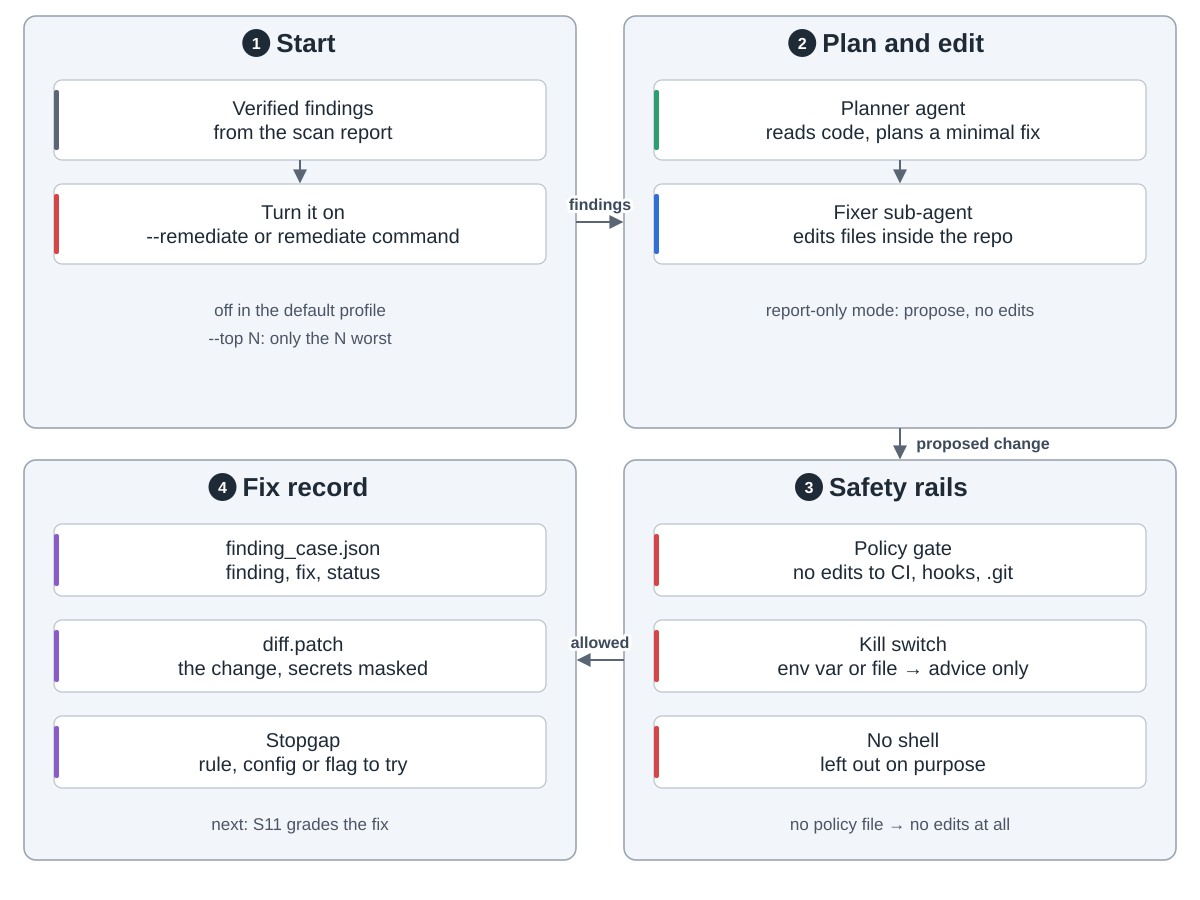

The script that saved this image:
"""VVAH phase 4a: propose a fix (S10, remediate).  Drawn from the community fork
maximalfocus/visa-vulnerability-agentic-harness (docs/remediation.md, docs/features.md section 6,
vvaharness/config/profiles/*.yaml step_remediate, commit 1c292e3).  Run: python3 fix.py

Snake order: 1 start (top left) -> 2 plan and edit (top right) -> 3 safety rails (bottom right)
-> 4 fix record (bottom left)."""
import sys
from pathlib import Path

sys.path.insert(0, str(Path(__file__).resolve().parents[2] / "tools"))
from archdiagram import Diagram  # noqa: E402

L, R, W = 24, 624, 552
T1, H1 = 16, 412
T2, H2 = 460, 400


def col(x, top, cards, h=72, gap=24, arrows=True):
    """One column of wide cards, top to bottom, optionally joined by arrows."""
    for i, (lbl, kind) in enumerate(cards):
        y = top + 64 + i * (h + gap)
        d.card(x + 30, y, lbl, kind, w=492, h=h)
        if arrows and i:
            d.arrow(f"M{x + W / 2} {y - gap}V{y - 2}")


def grid(x, top, cards, h=80, gap=16, y0=64):
    """Two columns of cards, filled row by row."""
    for i, (lbl, kind) in enumerate(cards):
        d.card(x + 30 + (i % 2) * 254, top + y0 + (i // 2) * (h + gap), lbl, kind, w=238, h=h)


def handoffs(a, b, c, ya=T1 + 206, yc=T2 + 200):
    """Arrows between the four groups in snake order, with what each one carries."""
    if a:
        d.arrow(f"M{L + W} {ya}H{R - 2}", label=a, at=(600, ya - 12))
    if b:
        d.arrow(f"M{R + W / 2} {T1 + H1}V{T2 - 2}", label=b, at=(R + W / 2 + 14 + len(b) * 4.6, T1 + H1 + 21))
    if c:
        d.arrow(f"M{R} {yc}H{L + W + 2}", label=c, at=(600, yc - 12))

d = Diagram("VVAH phase 4a: propose a fix",
            "1 Start: verified findings from the scan report. Turn it on with --remediate or run the remediate "
            "command; it is off in the default profile, and --top N limits it to the N worst findings. "
            "2 Plan and edit: a planner agent reads the code and plans a minimal fix; a fixer sub-agent edits "
            "files inside the repo. Report-only mode proposes the fix without editing. "
            "3 Safety rails: a policy gate blocks edits to CI, hooks and git metadata and reverts any that slip "
            "through; a kill switch (an environment variable or a file) turns every fix into advice only; no shell "
            "tool is given, on purpose. A missing policy file means no edits at all. "
            "4 Fix record per finding: finding_case.json with the finding, the fix and its status, diff.patch with "
            "secrets masked, and a stopgap such as a request rule, config change or feature flag to try. S11 grades it next.")

d.group(L, T1, W, H1, "Start", 1)
col(L, T1, [("Verified findings|from the scan report", "data"),
            ("Turn it on|--remediate or remediate command", "review")], h=80)
d.note(L + W / 2, T1 + 300, "off in the default profile")
d.note(L + W / 2, T1 + 328, "--top N: only the N worst")

d.group(R, T1, W, H1, "Plan and edit", 2)
col(R, T1, [("Planner agent|reads code, plans a minimal fix", "plan"),
            ("Fixer sub-agent|edits files inside the repo", "coding")], h=80)
d.note(R + W / 2, T1 + 300, "report-only mode: propose, no edits")

d.group(R, T2, W, H2, "Safety rails", 3)
col(R, T2, [("Policy gate|no edits to CI, hooks, .git", "review"),
            ("Kill switch|env var or file → advice only", "review"),
            ("No shell|left out on purpose", "review")], arrows=False)
d.note(R + W / 2, T2 + 370, "no policy file → no edits at all")

d.group(L, T2, W, H2, "Fix record", 4)
col(L, T2, [("finding_case.json|finding, fix, status", "write"),
            ("diff.patch|the change, secrets masked", "write"),
            ("Stopgap|rule, config or flag to try", "write")], arrows=False)
d.note(L + W / 2, T2 + 370, "next: S11 grades the fix")

handoffs("findings", "proposed change", "allowed")
d.save(Path(__file__).with_name("fix.svg"))
